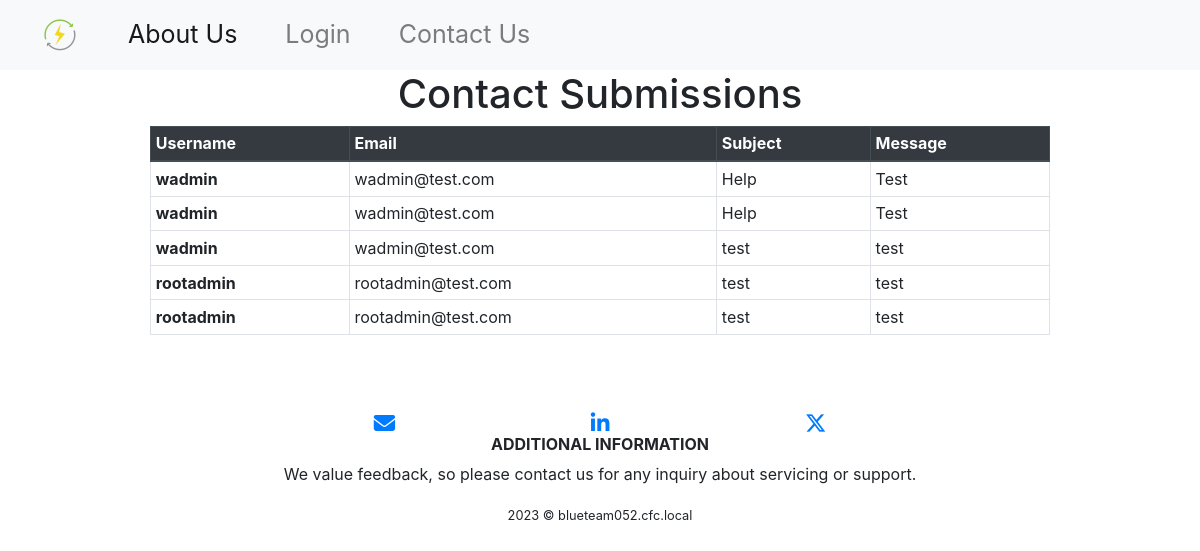
The page /admin-portal/contact_submissions on the database as committed earlier.
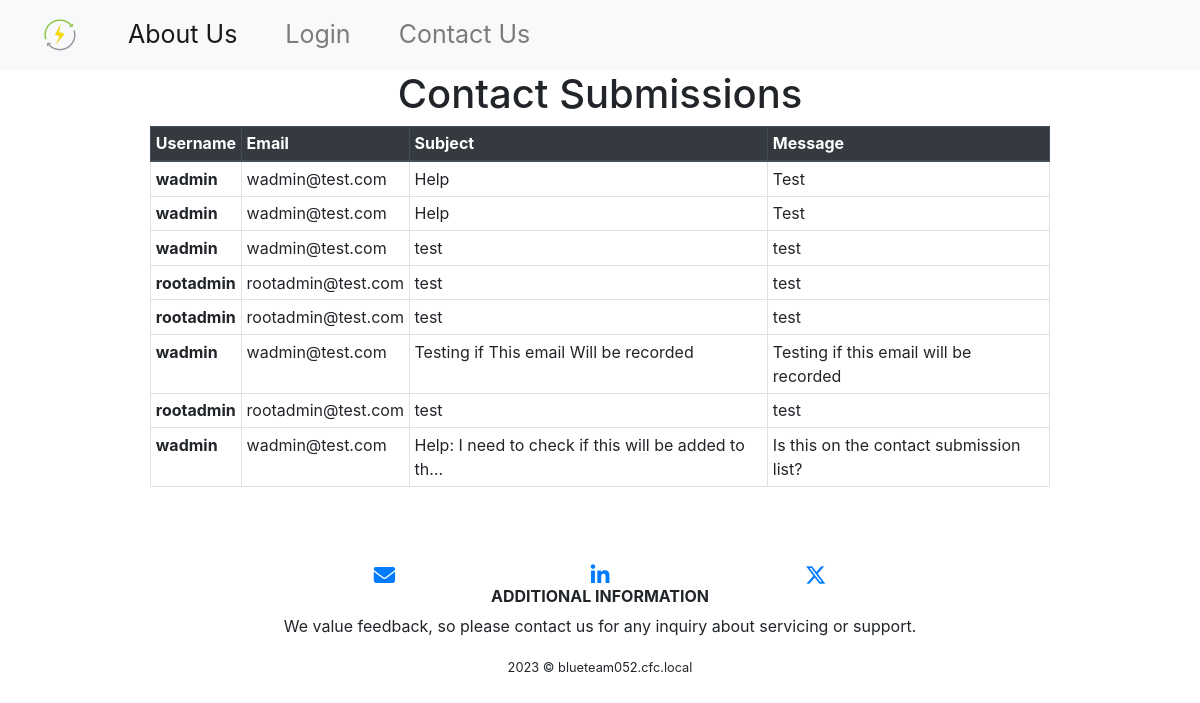
The same page on the database as committed later.
### main/models.py (models this page shows, shortened)
class ContactSupport(models.Model):
    username = models.CharField(max_length=255)
    email = models.EmailField()
    subject = models.CharField(max_length=255)
    message = models.TextField()
    class Meta:
        app_label  = 'main'

### main/views.py (the view)
# urls.py: path('admin-portal/contact_submissions', views.contact_submissions, name='contact_submissions'),
def contact_submissions(request):
	submissions = ContactSupport.objects.all()
	return render(request, 'admin-portal/contact_submissions.html', {'submissions': submissions})

### templates/admin-portal/contact_submissions.html (shortened to what this page needs)
{% extends 'base.html' %}
{% load static %}
{% block data %}
  <head>
  </head>
  {% include 'navbar.html' %}
  <body>
    <h1 class="text-center">Contact Submissions</h1>
    <table class="table table-bordered table-hover table-sm w-75 mx-auto">
      <thead class="thead-dark">
        <th scope="col">Username</th>
        <th scope="col">Email</th>
        <th scope="col">Subject</th>
        <th scope="col">Message</th>
      </thead>
      <tbody>
        {% for submission in submissions %}
          <tr>
            <th scope="row">{{ submission.username }}</td>
            <td>{{ submission.email }}</td>
            <td>{{ submission.subject|truncatechars:50 }}</td>
            <td>{{ submission.message|truncatechars:75 }}</td>
          </tr>
        {% endfor %}
      </tbody>
    </table>
    {% include 'footer.html' %}
  </body>
{% endblock %}

### templates/base.html (shortened to what this page needs)
<!DOCTYPE html>
{% load static %}
<html lang="en">
  <head>
    <link rel="stylesheet" href="{% static '/css/base.css' %}" />
    <link rel="stylesheet" href="https://cdn.jsdelivr.net/npm/bootstrap@4.4.1/dist/css/bootstrap.min.css">
    <link rel="stylesheet"
      href="https://cdnjs.cloudflare.com/ajax/libs/font-awesome/4.7.0/css/font-awesome.min.css"
    />
  </head>
  <body>
    {% block navbar %}
    {% endblock %}
    {% block data %}
    {% endblock %}
    {% block footer %}
    {% endblock %}
  </body>
</html>

### templates/navbar.html (shortened to what this page needs)
{% extends 'base.html' %}
{% load static %}
{% block navbar %}
  <nav class="navbar navbar-expand-lg navbar-light bg-light">
    <a class="navbar-brand mx-4" href="{% url 'main:index' %}">
      <img class="image-fluid px-1" src="{% static 'images/favicon_io/favicon-32x32.png' %}"">
    </a>
    <div class="collapse navbar-collapse" id="navbarItems">
      {% if user.is_authenticated %}
        <ul class="navbar-nav">
          <li class="nav-item active mx-3">
            <a class="nav-link" href="{% url 'main:about' %}">About Us</a>
          </li>
          <li class="nav-item active mx-3">
            <a class="nav-link" href="{% url 'main:data' %}">DER Data</a>
          </li>
          <li class="nav-item dropdown">
            <a class="nav-link dropdown-toggle" id="navbarDropdown" role="button" data-toggle="dropdown" aria-haspopup="true" aria-expanded="false">
              Admin Portal
            </a>
            <div class="dropdown-menu" aria-labelledby="navbarDropdown">
              <a class="dropdown-item" href="{% url 'main:admin_panel' %}">Panel</a>
              <a class="dropdown-item" href="{% url 'main:dashboard' %}">Dashboard</a>
              <a class="dropdown-item" href="{% url 'main:registered_users' %}">Registered Users</a>
              <a class="dropdown-item" href="{% url 'main:contact_submissions' %}">Contact Submissions</a>
              <a class="dropdown-item" href="{% url 'main:contact_support' %}">Contact Support</a>
              <div class="dropdown-divider"></div>
              <a class="dropdown-item" href="{% url 'main:logout' %}">Logout</a>
            </div>
          </li>
        </ul>
      {% else %}
        <ul class="navbar-nav">
          <li class="nav-item active mx-3">
            <a class="nav-link" href="{% url 'main:about' %}">About Us</a>
          </li>
          <li class="nav-item mx-3">
            <a class="nav-link" href="{% url 'main:login' %}">Login</a>
          </li>
          <li class="nav-item mx-3">
            <a class="nav-link" href="{% url 'main:contact' %}">Contact Us</a>
          </li>
        </ul>
      {% endif %}
    </div>
  </nav>
{% endblock %}

### templates/footer.html
{% extends 'base.html' %}
{% block footer %}
  <div id='footer' class="pb-5">
    <footer class="page-footer">
      <div class="container">
        <div class="row">
          <div class="col-4 d-flex justify-content-end align-items-end">
            <a href="mailto:contact@der.wind"  target="_blank" rel="noopener noreferrer">
              <i class="fa fa-envelope fa-lg"></i>
            </a>
          </div>
          <div class="col-4 d-flex justify-content-center align-items-center">
            <a href="https://linkedin.com/" target="_blank" rel="noopener noreferrer">
              <i class="fa fa-linkedin fa-lg"></i>
            </a>
          </div>
          <div class="col-4 d-flex justify-content-start align-items-start">
            <a href="https://twitter.com/" target="_blank" rel="noopener noreferrer">
              <i class="fa-brands fa-x-twitter fa-lg"></i>
            </a>
          </div>
        </div>
        <div class="row">
          <div class="extra-links mx-auto col-lg-12 col-md-8 col-sm-12">
            <h6 class="text-uppercase font-weight-bold text-center">Additional Information</h6>
            <p class="text-center">We value feedback, so please contact us for any inquiry about servicing or support.</p>
          </div>
        </div>
      </div>
      <div class="text-center">
        <small>2023 © blueteam052.cfc.local</small>
      </div>
    </footer>
  </div>
{% endblock footer %}

### static/css/base.css (style rules this page uses)
html { height: 100%; }
body { margin: 0; padding: 0; height: 100%; }
#footer { position: relative; bottom:0; width:100%; height:60px; }
.page-footer { padding: 60px 0 30px; }

### templates/navbar.html (style rules this page uses)
.nav-item { font-size: 25px; }

Rows that differ between the two databases and show on the page:
added ContactSupport: username "wadmin", email "wadmin@test.com", subject "Testing if This email Will be recorded", message "Testing if this email will be recorded"
added ContactSupport: username "rootadmin", email "rootadmin@test.com", subject "test", message "test"
added ContactSupport: username "wadmin", email "wadmin@test.com", subject "Help: I need to check if this will be added to th…", message "Is this on the contact submission list?"
